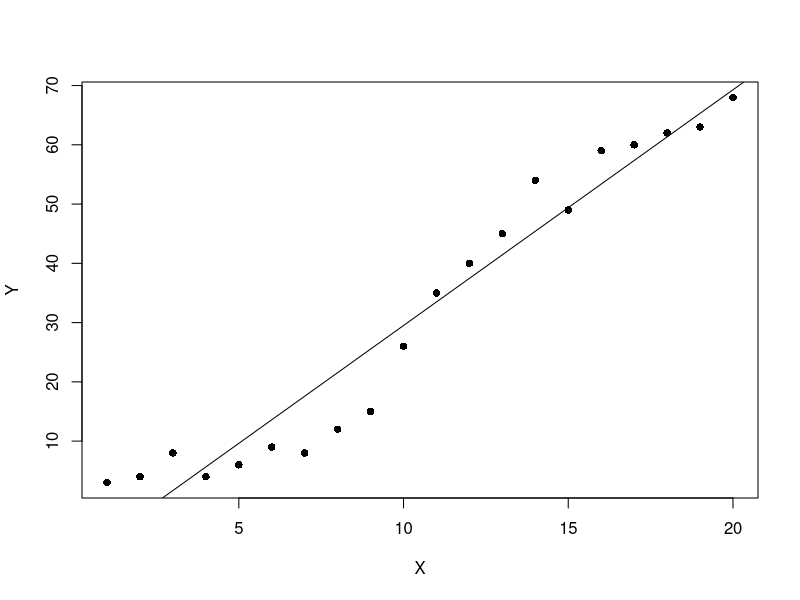
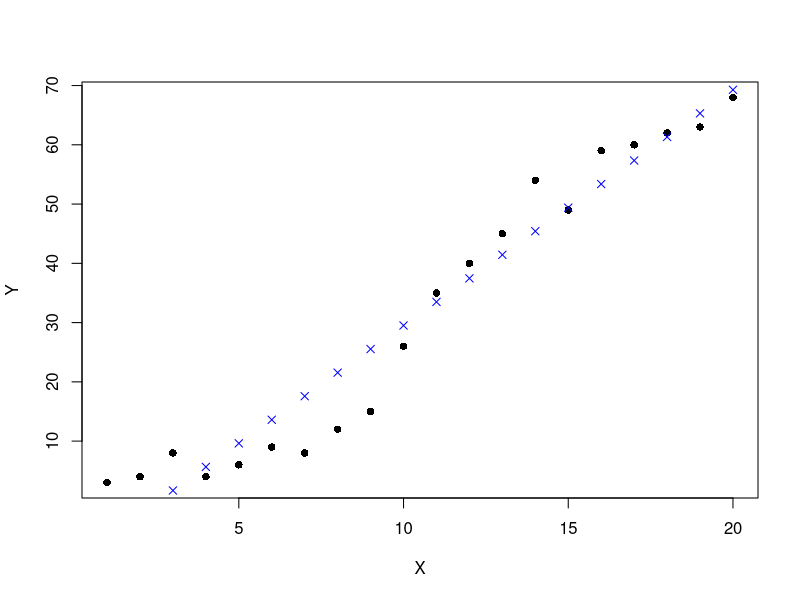
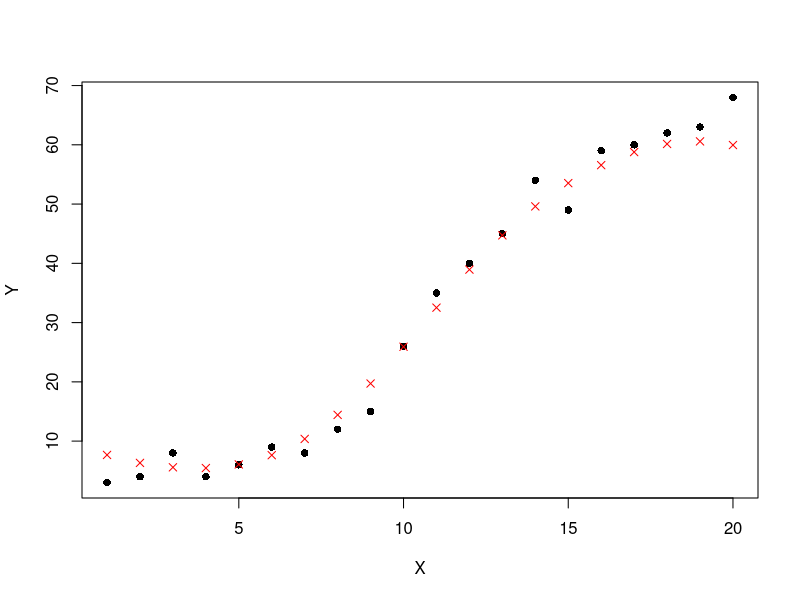
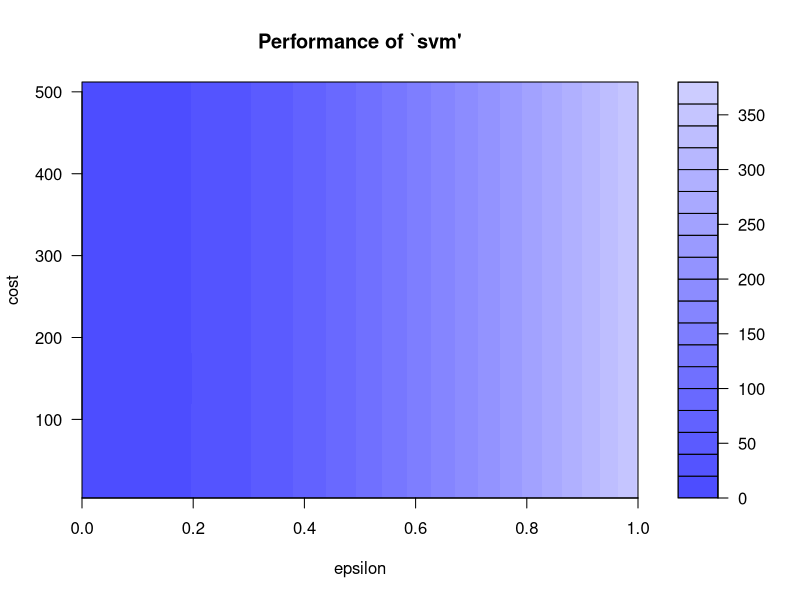

Reproduce these figures in R, in order.
# Ejemplo de regresión con máquinas de soporte vectorial

# Primero haremos una regresión lineal simple, luego pasaremos a la regresión con SVM para
# que puedas ver cómo se comportan los dos con los mismos datos.


# Un conjunto de datos simple
# Para empezar, usaremos este conjunto de datos simple:


# Paso 1: regresión lineal simple en R
# Aquí están los mismos datos en formato CSV, los guardamos en el archivo regression.csv:

data <- read.csv('regression.csv')
View(data)

# Plot the data
plot(data, pch=16)

# Create a linear regression model
model <- lm(Y ~ X, data)
summary(model)
# Add the fitted line
abline(model)



# Paso 2: ¿Qué tan buena es nuestra regresión?
#   Para poder comparar la regresión lineal con la regresión con SVM, primero necesitamos una
# forma de medir qué tan buena es.
# Para ello cambiaremos un poco nuestro código para visualizar cada predicción realizada por
# nuestro modelo.

plot(data, pch=16)
# make a prediction for each X
predictedY <- predict(model, data)
# display the predictions
points(data$X, predictedY, col = "blue", pch=4)



# Para cada punto de datos Xi, el modelo hace una predicción Ŷi que se muestra como una cruz
# azul en el gráfico. La única diferencia con el gráfico anterior es que los puntos no están
# conectados entre sí.
# Para medir qué tan bueno es nuestro modelo, calcularemos cuántos errores comete.

# Podemos comparar cada valor de Yi con el valor predicho asociado Ŷi y ver qué tan lejos están
# con una simple diferencia.
# Ten en cuenta que la expresión Ŷi− Yi es el error, si hacemos una predicción perfecta Ŷi
# seráigual a Yi y el error será cero.
# Si hacemos esto para cada punto de datos y sumamos el error tendremos la suma de los
# errores, y si tomamos la media obtendremos el error cuadrático medio (MSE, Mean Squared Error)

# Usando R podemos usar el siguiente código para calcular el RMSE:
rmse<-function(error){
      sqrt(mean(error^2))
      }
error<-model$residuals # Same as data$Y - predictedY
predictionRMSE<-rmse(error)
predictionRMSE
# Ahora sabemos que el RMSE de nuestro modelo de regresión lineal es 5.70. ¡Intentemos mejorarlo con SVM!


# Paso 3: Regresión con SVM
# Para crear un modelo SVM con R necesitarás el paquete e1071. 
# A continuación, se muestra el código para hacer predicciones de regresión con SVM:
library(e1071)
# La función elegirá automáticamente SVM si detecta que los datos son categóricos (si la variable es un factor en R).
model1<-svm(Y ~ X, data)
predictedY<-predict(model1, data)
plot(data, pch=16)
points(data$X, predictedY, col = "red", pch=4)

# ¡Esta vez las predicciones están más cerca de los valores reales! Calculemos el RMSE de
# nuestro modelo de regresión con SVM.
error<-data$Y - predictedY
svmPredictionRMSE<-rmse(error)
svmPredictionRMSE

# Como era de esperar, el RMSE es mejor: ahora es 3.15 en comparación con el 5.70 anterior.
# ¿Pero podemos hacerlo mejor?





# Paso 4: Ajustar tu modelo de regresión con SVM

# Para mejorar el rendimiento de la regresión con SVM necesitaremos seleccionar los mejores
# parámetros para el modelo.
# En nuestro ejemplo anterior, realizamos una regresión épsilon, no establecimos ningún valor
# para épsilon (ε), pero se tomó un valor predeterminado de 0.1. También hay un parámetro de
# costo que podemos cambiar para evitar el sobreajuste.
# El proceso de elección de estos parámetros se denomina optimización de hiperparámetros o
# selección del modelo.

# perform a grid search
# Usamos el método tune para entrenar modelos con ε = 0, 0.1, 0.2,...,1 y costo = 22, 23, 24, ...,29
# lo que significa que entrenará 88 modelos (puede llevar mucho tiempo).
tuneResult <- tune(svm, Y ~ X, data = data,ranges = list(epsilon = seq(0,1,0.1), cost = 2^(2:9)))
# tuneResult devuelve el MSE, no olvides convertirlo a RMSE antes de comparar el
# valor con nuestro modelo anterior.
print(tuneResult)

# Draw the tuning graph
plot(tuneResult)
# En este gráfico podemos ver que cuanto más oscura es la región, mejor es nuestro modelo
# (porque el RMSE está más cerca de cero en las regiones más oscuras).



# Esto significa que podemos intentar otra búsqueda en la rejilla en un rango más estrecho,
# intentaremos con valores de ε entre 0 y 0.2. No parece que el valor del costo esté teniendo
# efecto por el momento así que lo mantendremos como está para ver si cambia.
# perform a grid search

# Entrenamos diferentes 168 modelos con este pequeño fragmento de código.
# A medida que nos acercamos dentro de la región oscura, podemos ver que hay varios parches
# más oscuros.
# En el gráfico puedes ver que los modelos con C entre 200 y 300 y ε entre 0.08 y 0.09 tienen
# menos error.

# R nos permite obtenerlo muy fácilmente y usarlo para hacer predicciones.
tunedModel <- tuneResult$best.model
tunedModelY <- predict(tunedModel, data)
error <- data$Y - tunedModelY
# this value can be different on your computer
# because the tune method randomly shuffles the data
tunedModelRMSE<-rmse(error)
tunedModelRMSE